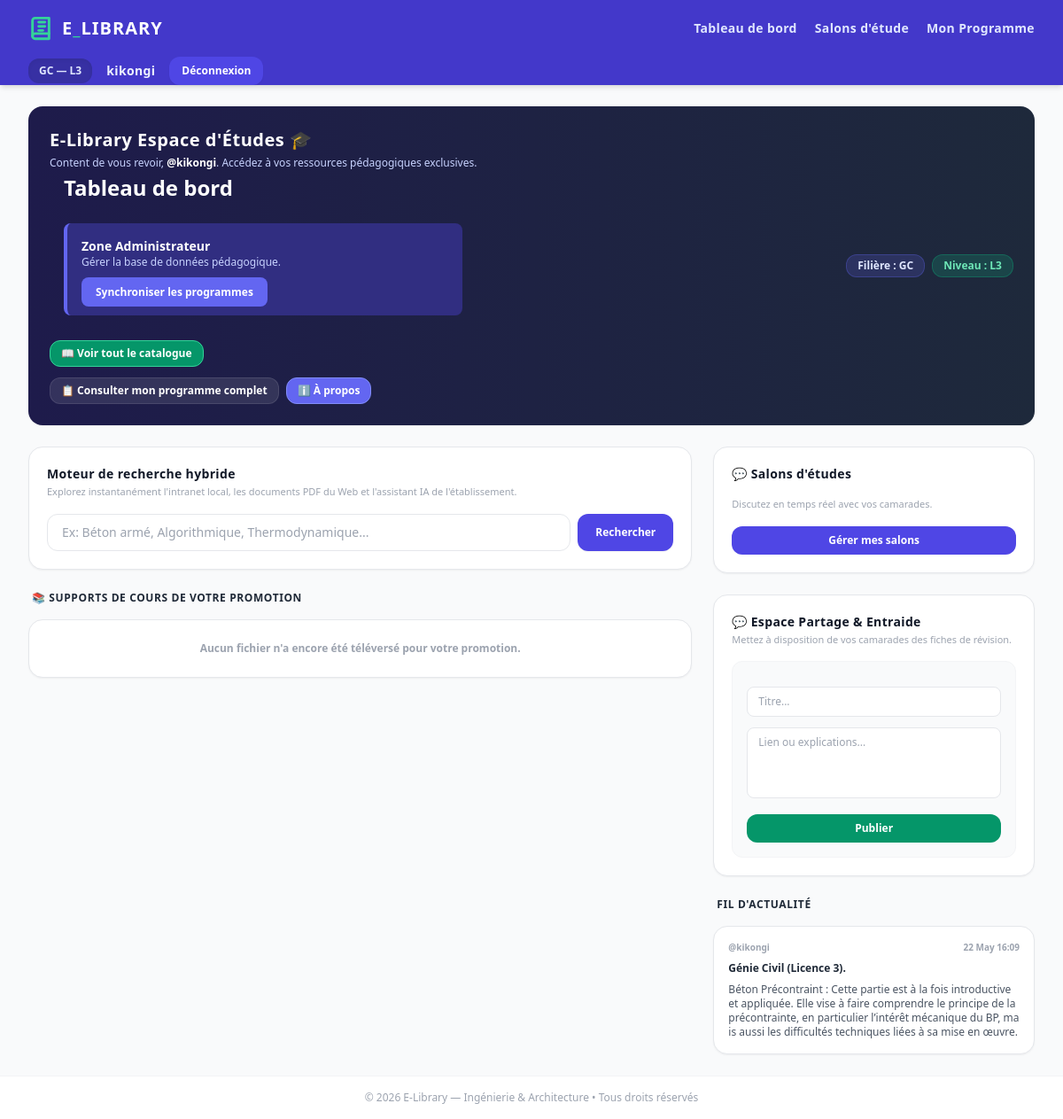
The page /dashboard/ (signed in) on the database its author committed.
### core/models.py (models this page shows, shortened)
class Profile(models.Model):
    user = models.OneToOneField(User, on_delete=models.CASCADE, related_name='profile')
    filiere = models.ForeignKey(Filiere, on_delete=models.SET_NULL, null=True, blank=True)
    promotion = models.CharField(max_length=2, choices=PROMO_CHOICES, db_index=True)
    class Meta:
        verbose_name = "Profil Étudiant"
        verbose_name_plural = "Profils Étudiants"

class Filiere(models.Model):
    nom = models.CharField(max_length=100, unique=True, db_index=True)
    class Meta:
        verbose_name = "Filière"
        verbose_name_plural = "Filières"
        ordering = ['nom']

class ReferencePartagee(models.Model):
    etudiant = models.ForeignKey(User, on_delete=models.CASCADE, related_name='references_partagees')
    titre = models.CharField(max_length=200, db_index=True)
    description_ou_lien = models.TextField()
    filiere = models.ForeignKey(Filiere, on_delete=models.CASCADE, related_name='references_filieres')
    promotion = models.CharField(max_length=2, choices=PROMO_CHOICES, db_index=True)
    date_publication = models.DateTimeField(auto_now_add=True, db_index=True)
    class Meta:
        verbose_name = "Ressource partagée"
        verbose_name_plural = "Ressources partagées"
        ordering = ['-date_publication']

### core/views.py (the view, shortened to what this page needs)
# urls.py: path('dashboard/', views.dashboard, name='dashboard'),
@login_required
def dashboard(request):
    profile, _ = Profile.objects.select_related('filiere').get_or_create(
        user_id=request.user.id,
        defaults={
            'user': request.user,
            'filiere': Filiere.objects.first(),
            'promotion': 'L1'
        }
    )
    query = request.GET.get('q', '').strip()
    supports_initiaux = Support.objects.filter(
        cours__filiere=profile.filiere,
        cours__promotion=profile.promotion
    ).select_related('cours')
    supports_locaux = supports_initiaux
    references_filiere = ReferencePartagee.objects.filter(
        filiere=profile.filiere,
        promotion=profile.promotion
    ).select_related('etudiant').only(
        'id', 'titre', 'description_ou_lien', 'date_publication', 'etudiant__username'
    ).order_by('-date_publication')[:20]
    supports_internet = []
    explication_internet = ""
    suggestions_similaires = []
    recherche_active = bool(query)
    context = {
        'profile': profile,
        'supports_locaux': supports_locaux,
        'references_filiere': references_filiere,
        'supports_internet': supports_internet,
        'explication_internet': explication_internet,
        'suggestions_similaires': suggestions_similaires,
        'recherche_active': recherche_active,
        'query': query
    }
    return render(request, 'core/dashboard.html', context)

### core/templates/core/dashboard.html (shortened to what this page needs)
{% extends 'core/base.html' %}
{% block content %}
<div class="max-w-7xl mx-auto space-y-6">
    <div class="bg-gradient-to-r from-indigo-950 to-slate-800 rounded-2xl p-6 text-white shadow-sm flex flex-col md:flex-row md:items-center md:justify-between gap-4">
        <div class="space-y-1">
            <h1 class="text-xl font-extrabold tracking-wide">E-Library Espace d'Études 🎓</h1>
            <p class="text-xs text-indigo-200 font-medium">
                Content de vous revoir, <span class="font-bold text-white">@{{ profile.user.username }}</span>. Accédez à vos ressources pédagogiques exclusives.
            </p>
            <div class="container mx-auto px-4">
    <h1 class="text-2xl font-bold">Tableau de bord</h1>
    {% if user.is_staff %}
    <div class="bg-indigo-900 border-l-4 border-indigo-500 p-4 rounded-lg my-6">
        <h4 class="text-white font-bold text-sm">Zone Administrateur</h4>
        <p class="text-indigo-200 text-xs mb-3">Gérer la base de données pédagogique.</p>
        <a href="{% url 'initialiser_les_cours' %}"
           class="bg-indigo-500 hover:bg-indigo-400 text-white px-4 py-2 rounded-lg text-xs font-bold transition">
           Synchroniser les programmes
        </a>
    </div>
    {% endif %}
    </div>
            <a href="{% url 'voir_catalogue_complet' %}"
   class="inline-flex items-center gap-1.5 bg-emerald-600 hover:bg-emerald-500 text-white font-bold px-3 py-1.5 rounded-xl text-xs transition border border-emerald-400 active:scale-95">
   📖 Voir tout le catalogue
</a>
            <div class="pt-2 flex gap-2">
                <a href="{% url 'voir_programme' %}?filiere={{ profile.filiere.id }}&promotion={{ profile.promotion }}"
                   class="inline-flex items-center gap-1.5 bg-white/10 hover:bg-white/20 text-white font-bold px-3 py-1.5 rounded-xl text-xs transition border border-white/10 active:scale-95">
                    📋 Consulter mon programme complet
                </a>
                <button onclick="toggleModal()" class="inline-flex items-center gap-1.5 bg-indigo-500 hover:bg-indigo-400 text-white font-bold px-3 py-1.5 rounded-xl text-xs transition border border-indigo-400 active:scale-95">
                    ℹ️ À propos
                </button>
            </div>
        </div>
        <div class="flex flex-wrap gap-2 self-start md:self-center">
            <span class="bg-indigo-500/20 text-indigo-100 font-bold px-3 py-1 rounded-xl text-xs border border-indigo-500/30 backdrop-blur-sm">
                Filière : {{ profile.filiere.nom }}
            </span>
            <span class="bg-emerald-500/20 text-emerald-300 font-bold px-3 py-1 rounded-xl text-xs border border-emerald-500/30 backdrop-blur-sm">
                Niveau : {{ profile.promotion }}
            </span>
        </div>
    </div>
    <div class="grid grid-cols-1 lg:grid-cols-3 gap-6">
        <div class="lg:col-span-2 space-y-6">
            <div class="bg-white rounded-2xl p-5 border border-gray-200 shadow-sm space-y-4">
                <div>
                    <h3 class="text-sm font-extrabold text-gray-900 tracking-wide">Moteur de recherche hybride</h3>
                    <p class="text-[11px] text-gray-400 mt-0.5">Explorez instantanément l'intranet local, les documents PDF du Web et l'assistant IA de l'établissement.</p>
                </div>
                <form method="GET" action="{% url 'dashboard' %}" class="flex gap-2">
                    <input type="text" name="q" value="{{ query|default:'' }}" required autocomplete="off"
                           placeholder="Ex: Béton armé, Algorithmique, Thermodynamique..."
                           class="flex-grow px-4 py-2.5 border border-gray-200 rounded-xl text-sm focus:ring-4 focus:ring-indigo-500/10 focus:border-indigo-500 outline-none transition">
                    <button type="submit" class="bg-indigo-600 hover:bg-indigo-700 text-white font-bold px-5 rounded-xl text-xs transition shadow-sm active:scale-95">
                        Rechercher
                    </button>
                </form>
            </div>
            <div class="space-y-4">
                <h3 class="text-xs font-extrabold text-gray-800 tracking-wider uppercase px-1">📚 Supports de cours de votre promotion</h3>
                {% if supports_locaux %}
                    <div class="grid grid-cols-1 sm:grid-cols-2 gap-4">
                        {% for support in supports_locaux %}
                            <div class="bg-white rounded-2xl p-4 border border-gray-200 shadow-sm flex flex-col justify-between space-y-4 hover:border-gray-300 transition">
                                <div class="space-y-1">
                                    <h4 class="font-bold text-gray-900 text-sm break-words">{{ support.titre }}</h4>
                                    <p class="text-[11px] text-gray-500 font-medium">Cours : <span class="text-indigo-600 font-semibold">{{ support.cours.intitule }}</span></p>
                                </div>
                                <a href="{{ support.fichier.url }}" download class="w-full text-center bg-indigo-50 hover:bg-indigo-100 text-indigo-700 font-bold py-2 rounded-xl text-xs transition shadow-2xs">
                                    Télécharger le document
                                </a>
                            </div>
                        {% endfor %}
                    </div>
                {% else %}
                    <div class="bg-white rounded-2xl p-6 border border-gray-200 text-center shadow-sm">
                        {% if recherche_active %}
                            <p class="text-xs font-semibold text-gray-400">❌ Aucun support de cours interne trouvé pour "<strong>{{ query }}</strong>".</p>
                        {% else %}
                            <p class="text-xs font-semibold text-gray-400">Aucun fichier n'a encore été téléversé pour votre promotion.</p>
                        {% endif %}
                    </div>
                {% endif %}
            </div>
        </div>
        <div class="space-y-6">
            <div class="bg-white rounded-2xl p-5 border border-gray-200 shadow-sm space-y-4">
                <h3 class="text-sm font-extrabold text-gray-900 tracking-wide">💬 Salons d'études</h3>
                <p class="text-[11px] text-gray-400 mt-0.5">Discutez en temps réel avec vos camarades.</p>
                <a href="{% url 'gestion_salons' %}" class="block w-full text-center bg-indigo-600 hover:bg-indigo-700 text-white font-bold py-2 rounded-xl text-xs transition active:scale-95">
                    Gérer mes salons
                </a>
            </div>
            <div class="bg-white rounded-2xl p-5 border border-gray-200 shadow-sm space-y-4">
                <div>
                    <h3 class="text-sm font-extrabold text-gray-900 tracking-wide">💬 Espace Partage & Entraide</h3>
                    <p class="text-[11px] text-gray-400 mt-0.5">Mettez à disposition de vos camarades des fiches de révision.</p>
                </div>
                <form method="POST" action="{% url 'dashboard' %}" class="space-y-3 bg-gray-50 p-4 rounded-xl border border-gray-100">
                    <input type="text" name="titre" placeholder="Titre..." required class="w-full px-3 py-2 text-xs font-medium border border-gray-200 bg-white rounded-lg outline-none">
                    <textarea name="description_ou_lien" placeholder="Lien ou explications..." required class="w-full px-3 py-2 text-xs font-medium border border-gray-200 bg-white rounded-lg outline-none h-20 resize-none"></textarea>
                    <button type="submit" class="w-full bg-emerald-600 hover:bg-emerald-700 text-white font-bold py-2 rounded-xl text-xs transition">Publier</button>
                </form>
            </div>
            <div class="space-y-4">
                <h3 class="text-xs font-extrabold text-gray-800 tracking-wider uppercase px-1">Fil d'actualité</h3>
                {% for ref in references_filiere %}
                    <div class="bg-white rounded-2xl p-4 border border-gray-200 shadow-sm space-y-2">
                        <div class="text-[10px] text-gray-400 font-bold flex justify-between">
                            <span>@{{ ref.etudiant.username }}</span>
                            <span>{{ ref.date_publication|date:"d M H:i" }}</span>
                        </div>
                        <h4 class="font-bold text-xs">{{ ref.titre }}</h4>
                        <div class="text-xs text-gray-600 break-all">{{ ref.description_ou_lien|urlize }}</div>
                    </div>
                {% endfor %}
            </div>
        </div>
    </div>
</div>
{% endblock %}

### core/templates/core/base.html (shortened to what this page needs)
<!DOCTYPE html>
<html lang="fr" class="h-full bg-gray-50">
<head>
    <script src="https://cdn.tailwindcss.com"></script>
</head>
<body class="flex flex-col h-full text-gray-800 antialiased">
    <nav class="bg-indigo-700 shadow-md text-white sticky top-0 z-50">
        <div class="max-w-7xl mx-auto px-4 sm:px-6 lg:px-8">
            <div class="flex items-center justify-between h-16">
                        <a href="{% if user.is_authenticated %}{% url 'dashboard' %}{% else %}{% url 'home_publique' %}{% endif %}"
   class="flex items-center gap-2.5 font-black text-xl tracking-wider hover:opacity-90 transition">
    <span class="text-white">E<span class="text-emerald-400">_</span>LIBRARY</span>
</a>
                    {% if user.is_authenticated %}
                    <div class="hidden md:flex items-center gap-5 text-sm font-bold tracking-wide">
                        <a href="{% url 'dashboard' %}" class="text-indigo-100 hover:text-white transition">Tableau de bord</a>
                        <a href="{% url 'gestion_salons' %}" class="text-indigo-100 hover:text-white transition">Salons d'étude</a>
                        <a href="{% url 'voir_programme' %}" class="text-indigo-100 hover:text-white transition">Mon Programme</a>
                    </div>
                    {% endif %}
                </div>
                <div class="flex items-center gap-4 text-sm">
                    {% if user.is_authenticated %}
                        <span class="hidden sm:inline-block bg-indigo-800 px-3 py-1.5 rounded-xl text-indigo-100 font-bold text-xs shadow-inner">
                            {{ user.profile.filiere.nom|default:"Général" }} — {{ user.profile.promotion }}
                        </span>
                        <span class="font-bold text-indigo-50 tracking-wide hidden sm:inline">
                            {{ user.username }}
                        </span>
                        <form action="{% url 'deconnexion' %}" method="POST" class="inline">
                            <button type="submit" class="bg-indigo-600 hover:bg-red-600 px-3.5 py-2 rounded-xl transition text-xs font-extrabold shadow-sm active:scale-95">
                                Déconnexion
                            </button>
                        </form>
                    {% else %}
                        <a href="{% url 'inscription' %}" class="bg-white text-indigo-700 hover:bg-indigo-50 px-4 py-2 rounded-xl font-bold text-xs transition shadow-sm active:scale-95">
                            S'inscrire
                        </a>
                    {% endif %}
                </div>
            </div>
    </nav>
    <main class="flex-grow max-w-7xl w-full mx-auto px-4 sm:px-6 lg:px-8 py-6">
        {% block content %}{% endblock %}
    </main>
    <footer class="bg-white border-t border-gray-100 py-4 text-center text-xs font-medium text-gray-400">
        <p>&copy; 2026 E-Library — Ingénierie & Architecture • Tous droits réservés</p>
    </footer>
</body>
</html>

### rows shown on the page
Profile: user.username "kikongi", filiere.nom "GC", promotion "L3"
ReferencePartagee: etudiant.username "kikongi", date_publication "22 May 16:09", titre "Génie Civil (Licence 3).", description_ou_lien "Béton Précontraint : Cette partie est à la fois introductive et appliquée. Elle vise à faire comprendre le principe de la précontrainte, en particulier l’intérêt mécanique du BP, mais aussi les difficultés techniques liées à sa mise en œuvre."

### other values the page prints
{{ user.profile.filiere.nom|default:"Général" }} "GC"
{{ user.profile.promotion }} "L3"
{{ user.username }} "kikongi"
